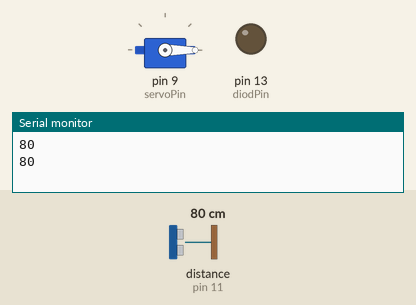
Simulated run of this sketch. Board: Arduino Uno, built with avr-gcc and run on an emulated ATmega328P. Shown: servo, output pins drawn as LEDs (lit = HIGH), the last lines printed to the serial monitor. Wiring (inferred from the names in the program): ultrasonic range finder: trigger pin 12; echo pin 11. The inputs (shaded band) are chosen by the test bench; at power-on: distance to the obstacle (sensor on pin 11) 80 cm. The echo pulse lasts 58.3 µs per cm; pins used as bus, display or sensor lines are not drawn.

Above: at 1.8 s.
1.9 s: distance to the obstacle (sensor on pin 11) set to 22 cm
3.4 s: distance to the obstacle (sensor on pin 11) set to 19 cm
At 5.0 s:
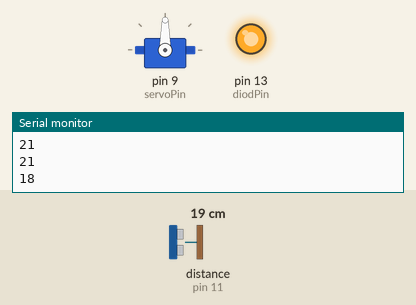
5.5 s: distance to the obstacle (sensor on pin 11) set to 35 cm
At 6.6 s:
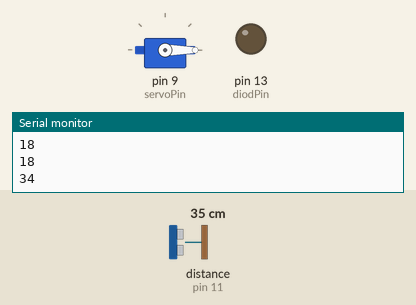
7.5 s: distance to the obstacle (sensor on pin 11) set to 2 cm
At 8.3 s:
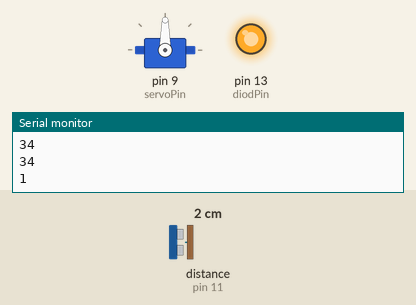
Timing chart, 0 to 10.5 s (numbered marks = the images above; inputs shaded):
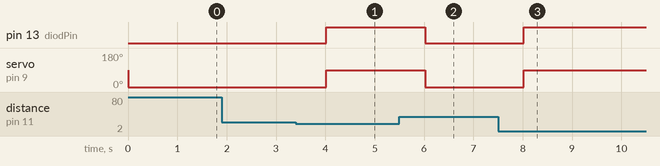

Measured:
- the behaviour switches between 21 and 20 cm on distance to the obstacle (sensor on pin 11) (found by bisection; images 0 and 1)
- after the input at 3.4 s, pin 13 (diodPin): LOW → HIGH after 0.62 s; servo on pin 9 (servoPin): 0° → 90° after 0.62 s
- after the input at 5.5 s, pin 13 (diodPin): HIGH → LOW after 0.52 s; servo on pin 9 (servoPin): 90° → 0° after 0.52 s
- after the input at 7.5 s, pin 13 (diodPin): LOW → HIGH after 0.52 s; servo on pin 9 (servoPin): 0° → 90° after 0.52 s

The sketch:

arduino.ino
```cpp
#include <Servo.h>
Servo servo;     //  назначается вывод сервы
int echoPin = 11;
int trigPin = 12;
int diodPin=13;
int servoPin=9;

void setup() {
 servo.attach(servoPin);  // Указываем объекту класса Servo, что серво присоединен к пину 9
  // Инициализируем взаимодействие по последовательному порту
 Serial.begin (9600);
 //Определяем вводы и выводы
 pinMode(trigPin, OUTPUT);
 pinMode(echoPin, INPUT);
 pinMode(diodPin, OUTPUT);
}

void loop() {
  // Сначала генерируем короткий импульс длительностью 2 микросекунд.
 int duration, cm;
 digitalWrite(trigPin, LOW);
 delayMicroseconds(2);
 digitalWrite(trigPin, HIGH);
 // Выставив высокий уровень сигнала, ждем около 10 микросекунд.
 //В этот момент датчик будет посылать сигналы с частотой 40 КГц.
 delayMicroseconds(10);
 digitalWrite(trigPin, LOW);
 //  Время задержки акустического сигнала на эхолокаторе.
 duration = pulseIn(echoPin, HIGH);
 cm = duration / 58; //переводим время задержки в расстоятие в см
 //проверка дальности объекта. При выполнении условия (расстояние меньше 30 см)
 //запускает поворот сервопривода и включение светодиода
 if(cm<20)
 {
   servo.write(90); //поворот сервопривода на 90 градусов
   digitalWrite(diodPin,HIGH); //подача на пин выского уровня сигнала
 }
 else {
   servo.write(0); //поворот сервопривода в начальное положение
   digitalWrite(diodPin,LOW); //подача на пин низкого уровня сигнала
 }

   Serial.println(cm); //вывод расстояния
   delay(1000); //задержка в 1 сек между генерациями волн
}
```
